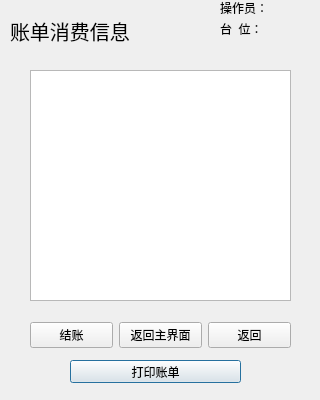
<?xml version="1.0" encoding="UTF-8"?>
<ui version="4.0">
 <class>checkmunu</class>
 <widget class="QDialog" name="checkmunu">
  <property name="geometry">
   <rect>
    <x>0</x>
    <y>0</y>
    <width>320</width>
    <height>400</height>
   </rect>
  </property>
  <property name="windowTitle">
   <string>Dialog</string>
  </property>
  <widget class="QLabel" name="label">
   <property name="geometry">
    <rect>
     <x>10</x>
     <y>10</y>
     <width>121</width>
     <height>41</height>
    </rect>
   </property>
   <property name="font">
    <font>
     <family>华文行楷</family>
     <pointsize>15</pointsize>
    </font>
   </property>
   <property name="text">
    <string>账单消费信息</string>
   </property>
  </widget>
  <widget class="QWidget" name="layoutWidget">
   <property name="geometry">
    <rect>
     <x>220</x>
     <y>0</y>
     <width>101</width>
     <height>36</height>
    </rect>
   </property>
   <layout class="QGridLayout" name="gridLayout">
    <item row="0" column="0">
     <widget class="QLabel" name="label_2">
      <property name="text">
       <string>操作员：</string>
      </property>
     </widget>
    </item>
    <item row="0" column="1">
     <widget class="QLabel" name="label_3">
      <property name="text">
       <string/>
      </property>
     </widget>
    </item>
    <item row="1" column="0">
     <widget class="QLabel" name="label_4">
      <property name="text">
       <string>台  位：</string>
      </property>
     </widget>
    </item>
    <item row="1" column="1">
     <widget class="QLabel" name="label_5">
      <property name="text">
       <string/>
      </property>
     </widget>
    </item>
   </layout>
  </widget>
  <widget class="QListWidget" name="listWidget">
   <property name="geometry">
    <rect>
     <x>30</x>
     <y>70</y>
     <width>261</width>
     <height>231</height>
    </rect>
   </property>
  </widget>
  <widget class="QPushButton" name="pushButton_4">
   <property name="geometry">
    <rect>
     <x>70</x>
     <y>360</y>
     <width>171</width>
     <height>23</height>
    </rect>
   </property>
   <property name="text">
    <string>打印账单</string>
   </property>
  </widget>
  <widget class="QWidget" name="">
   <property name="geometry">
    <rect>
     <x>30</x>
     <y>320</y>
     <width>261</width>
     <height>31</height>
    </rect>
   </property>
   <layout class="QHBoxLayout" name="horizontalLayout">
    <item>
     <widget class="QPushButton" name="pushButton_2">
      <property name="text">
       <string>结账</string>
      </property>
     </widget>
    </item>
    <item>
     <widget class="QPushButton" name="pushButton_3">
      <property name="text">
       <string>返回主界面</string>
      </property>
     </widget>
    </item>
    <item>
     <widget class="QPushButton" name="pushButton">
      <property name="text">
       <string>返回</string>
      </property>
     </widget>
    </item>
   </layout>
  </widget>
 </widget>
 <resources/>
 <connections/>
</ui>
